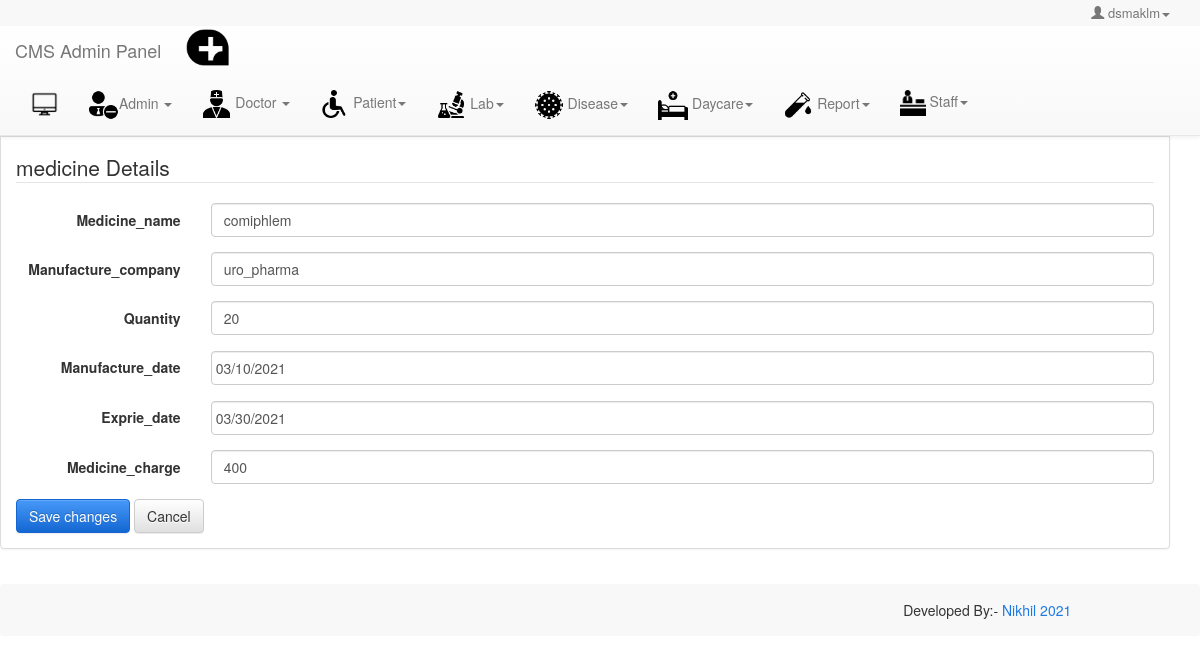
The page /medicine_update.php?id=26 (signed in) on the database its author committed.
### tables this page shows
CREATE TABLE `medicine` (
  `Medicine_id` int(11) NOT NULL,
  `Medicine_name` varchar(100) NOT NULL,
  `Manufacture_company` varchar(40) NOT NULL,
  `Quantity` int(11) NOT NULL,
  `Manufacture_date` varchar(30) NOT NULL,
  `Exprie_date` varchar(20) NOT NULL,
  `Medicine_charge` int(10) NOT NULL
);

### medicine_update.php (the view, shortened to what this page needs)
<?php
include('include/connection.php');
if(isset($_GET['id']))
{
	$cn=getCon();
	$id=$_GET['id'];
	$selectQuery="SELECT * FROM medicine WHERE Medicine_id=".$id;
	$rs=mysqli_query($cn,$selectQuery) or die("".mysqli_error());
	$row=mysqli_fetch_array($rs);
}
?>
<!DOCTYPE html>
<html>
    <head>
		<?php include('link.php')?>
    </head>
    <body class="bootstrap-admin-with-small-navbar">
	<?php include('header.php')?>
        <div class="container">
            <div class="row">
                <div class="col-md-12">
                    <div class="row">
                        <div class="col-lg-12">
                            <div class="panel panel-default bootstrap-admin-no-table-panel">
                                <div class="panel-heading">
                                    <div class="text-muted bootstrap-admin-box-title">medicine</div>
                                </div>
                                <div class="bootstrap-admin-no-table-panel-content bootstrap-admin-panel-content collapse in">
                                    <form class="form-horizontal" onSubmit="return validate(this);" method="post" enctype="multipart/form-data">
                                        <fieldset>
                                            <legend>medicine Details</legend>
                                             <div class="form-group">
                                                <label class="col-lg-2 control-label" >Medicine_name</label>
                                                <div class="col-lg-10">
                                                    <input type="text" class="form-control col-md-6" id="txtMedicine_name" name="txtMedicine_name" value="<?php echo $row['Medicine_name'];?>">
                                                </div>
                                            </div>
                                              <div class="form-group">
                                                <label class="col-lg-2 control-label" >Manufacture_company</label>
                                                <div class="col-lg-10">
                                                    <input type="text" class="form-control col-md-6" id="txtManufacture_company" name="txtManufacture_company" value="<?php echo $row['Manufacture_company'];?>">
                                                </div>
                                            </div>
                                              <div class="form-group">
                                                <label class="col-lg-2 control-label" >Quantity</label>
                                                <div class="col-lg-10">
                                                    <input type="text" class="form-control col-md-6" id="txtQuantity" name="txtQuantity" value="<?php echo $row['Quantity'];?>">
                                                </div>
                                            </div>
                                            <div class="form-group">
                                                <label class="col-lg-2 control-label">Manufacture_date</label>
                                                <div class="col-lg-10">
                                                    <input type="text" class="form-control datepicker" id="txtManufacture_date" name="txtManufacture_date" value="<?php echo $row['Manufacture_date'];?>">
                                                </div>
                                            </div>
                                            <div class="form-group">
                                                <label class="col-lg-2 control-label">Exprie_date</label>
                                                <div class="col-lg-10">
                                                    <input type="text" class="form-control datepicker" id="txtExprie_date" name="txtExprie_date" value="<?php echo $row['Exprie_date'];?>">
                                                </div>
                                            </div>
                                           <div class="form-group">
                                                <label class="col-lg-2 control-label" >Medicine_charge</label>
                                                <div class="col-lg-10">
                                                    <input type="text" class="form-control col-md-6" id="txtMedicine_charge" name="txtMedicine_charge" value="<?php echo $row['Medicine_charge'];?>">
                                                </div>
                                            </div>
                                            <button type="submit" class="btn btn-primary" name="btnsubmit">Save changes</button>
                                            <button type="reset" class="btn btn-default">Cancel</button>
                                        </fieldset>
                                    </form>
                                </div>
                            </div>
                        </div>
                    </div>
                </div>
            </div>
        </div>
        <?php include('footer.php');?>
    </body>
</html>

### rows shown on the page
medicine: txtMedicine_name "comiphlem", txtManufacture_company "uro_pharma", txtQuantity "20", txtManufacture_date "03/10/2021", txtExprie_date "03/30/2021", txtMedicine_charge "400"

### other values the page prints
$_SESSION["username"] "dsmaklm"
